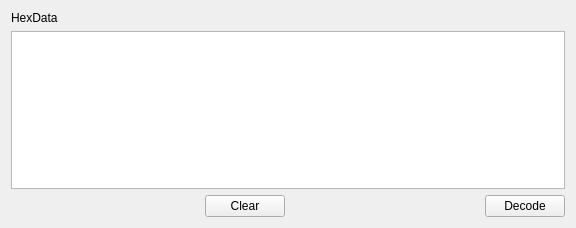
<?xml version="1.0" encoding="UTF-8"?>
<ui version="4.0">
 <class>Form</class>
 <widget class="QWidget" name="Form">
  <property name="geometry">
   <rect>
    <x>0</x>
    <y>0</y>
    <width>576</width>
    <height>228</height>
   </rect>
  </property>
  <property name="font">
   <font>
    <family>Arial</family>
   </font>
  </property>
  <property name="windowTitle">
   <string>Form</string>
  </property>
  <layout class="QGridLayout" name="gridLayout">
   <item row="0" column="0">
    <layout class="QVBoxLayout" name="verticalLayout">
     <item>
      <widget class="QLabel" name="label">
       <property name="font">
        <font>
         <family>Arial</family>
        </font>
       </property>
       <property name="text">
        <string>HexData</string>
       </property>
      </widget>
     </item>
     <item>
      <widget class="QTextEdit" name="textEdit">
       <property name="enabled">
        <bool>true</bool>
       </property>
      </widget>
     </item>
     <item>
      <layout class="QHBoxLayout" name="horizontalLayout">
       <item>
        <spacer name="horizontalSpacer_2">
         <property name="orientation">
          <enum>Qt::Horizontal</enum>
         </property>
         <property name="sizeHint" stdset="0">
          <size>
           <width>40</width>
           <height>20</height>
          </size>
         </property>
        </spacer>
       </item>
       <item>
        <widget class="QPushButton" name="pushButton">
         <property name="text">
          <string>Clear</string>
         </property>
        </widget>
       </item>
       <item>
        <spacer name="horizontalSpacer">
         <property name="orientation">
          <enum>Qt::Horizontal</enum>
         </property>
         <property name="sizeHint" stdset="0">
          <size>
           <width>40</width>
           <height>20</height>
          </size>
         </property>
        </spacer>
       </item>
       <item>
        <widget class="QPushButton" name="pushButton_2">
         <property name="text">
          <string>Decode</string>
         </property>
        </widget>
       </item>
      </layout>
     </item>
    </layout>
   </item>
  </layout>
 </widget>
 <resources/>
 <connections>
  <connection>
   <sender>pushButton</sender>
   <signal>clicked()</signal>
   <receiver>textEdit</receiver>
   <slot>clear()</slot>
   <hints>
    <hint type="sourcelabel">
     <x>235</x>
     <y>141</y>
    </hint>
    <hint type="destinationlabel">
     <x>235</x>
     <y>112</y>
    </hint>
   </hints>
  </connection>
  <connection>
   <sender>pushButton_2</sender>
   <signal>clicked()</signal>
   <receiver>textEdit</receiver>
   <slot>copy()</slot>
   <hints>
    <hint type="sourcelabel">
     <x>478</x>
     <y>149</y>
    </hint>
    <hint type="destinationlabel">
     <x>478</x>
     <y>127</y>
    </hint>
   </hints>
  </connection>
 </connections>
</ui>
